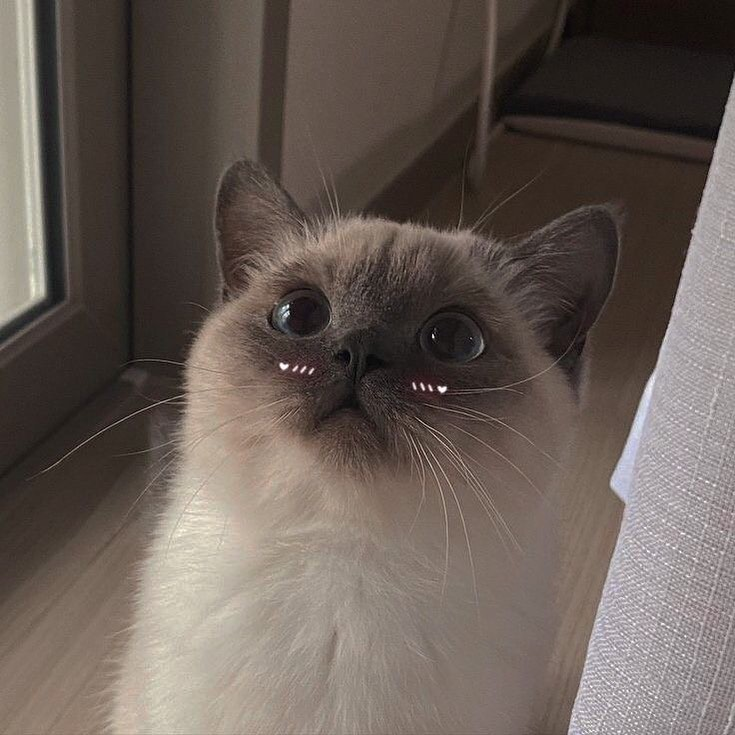
#> input picture day-02-image-basics/assets/sample.jpg, 735 x 735 px
$ python image_basics.py
#> lines starting #> are read from the running program, lines starting #| are printed output that depends on the picture
from pathlib import Path

import cv2
import matplotlib.pyplot as plt


# Lokasi file input dan folder output
BASE_DIR = Path(__file__).parent
INPUT_PATH = BASE_DIR / "assets" / "sample.jpg"
OUTPUT_DIR = BASE_DIR / "output"

OUTPUT_DIR.mkdir(exist_ok=True)


# Membaca gambar dengan OpenCV
image_bgr = cv2.imread(str(INPUT_PATH))
#> image_bgr is the input picture: shape (735, 735, 3); mean B, G, R 86.4, 93.1, 104.2

if image_bgr is None:
    raise FileNotFoundError(f"Gambar tidak ditemukan: {INPUT_PATH}")


# OpenCV membaca gambar dalam format BGR.
# Matplotlib membutuhkan format RGB.
image_rgb = cv2.cvtColor(image_bgr, cv2.COLOR_BGR2RGB)


# 1. Menyimpan salinan gambar
cv2.imwrite(str(OUTPUT_DIR / "copy.jpg"), image_bgr)


# 2. Resize gambar
resized_image = cv2.resize(image_bgr, (500, 500))
cv2.imwrite(str(OUTPUT_DIR / "resized.jpg"), resized_image)


# 3. Crop gambar
height, width = image_bgr.shape[:2]
#> height = 735; width = 735

crop_image = image_bgr[
    height // 4 : height * 3 // 4,
    width // 4 : width * 3 // 4
]
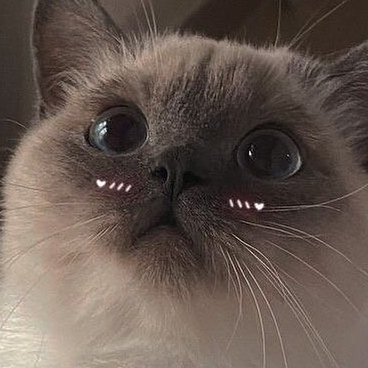
#> crop_image: shape (368, 368, 3); mean B, G, R 79.6, 87.5, 101.7

cv2.imwrite(str(OUTPUT_DIR / "cropped.jpg"), crop_image)


# 4. Mengubah gambar menjadi grayscale
gray_image = cv2.cvtColor(image_bgr, cv2.COLOR_BGR2GRAY)
cv2.imwrite(str(OUTPUT_DIR / "gray.jpg"), gray_image)


# Menampilkan informasi gambar
print("Nama file:", INPUT_PATH.name)
print("Ukuran gambar:", width, "x", height)
#| Ukuran gambar: 735 x 735
print("Jumlah channel:", image_bgr.shape[2])
#| Jumlah channel: 3
print("File hasil disimpan di:", OUTPUT_DIR)


# Menampilkan beberapa hasil sekaligus
plt.figure(figsize=(12, 8))

plt.subplot(2, 2, 1)
plt.imshow(image_rgb)
plt.title("Original")
plt.axis("off")

plt.subplot(2, 2, 2)
plt.imshow(cv2.cvtColor(resized_image, cv2.COLOR_BGR2RGB))
plt.title("Resized")
plt.axis("off")

plt.subplot(2, 2, 3)
plt.imshow(cv2.cvtColor(crop_image, cv2.COLOR_BGR2RGB))
plt.title("Cropped")
plt.axis("off")

plt.subplot(2, 2, 4)
plt.imshow(gray_image, cmap="gray")
plt.title("Grayscale")
plt.axis("off")

plt.tight_layout()
plt.show()
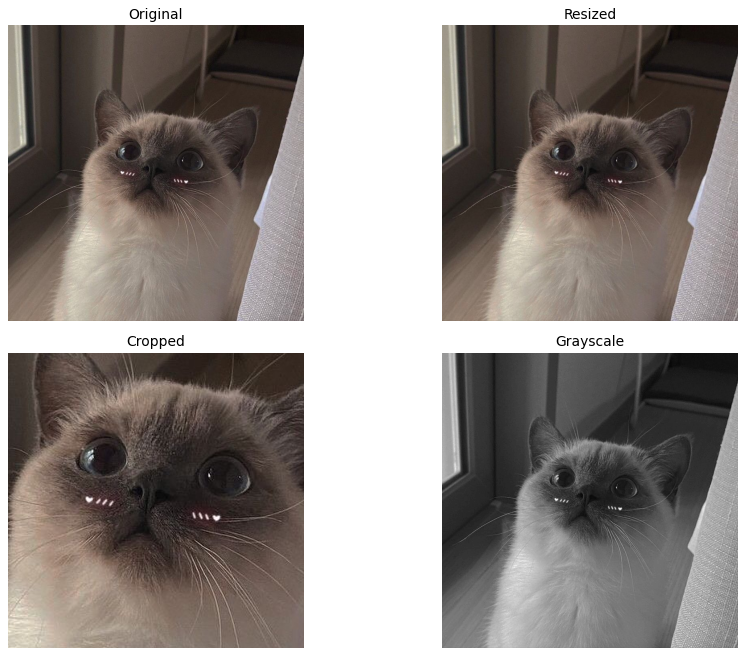
#> figure drawn by matplotlib, 4 panels
